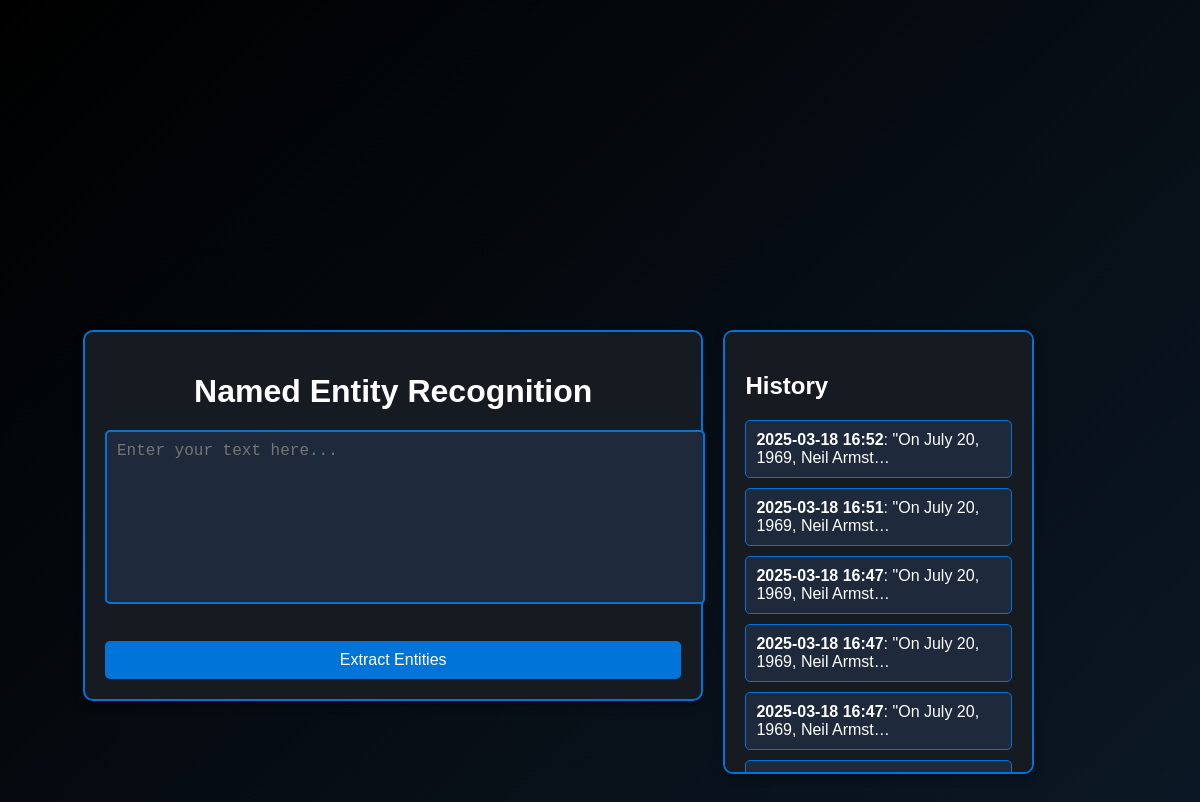
Before: / with the older database file.
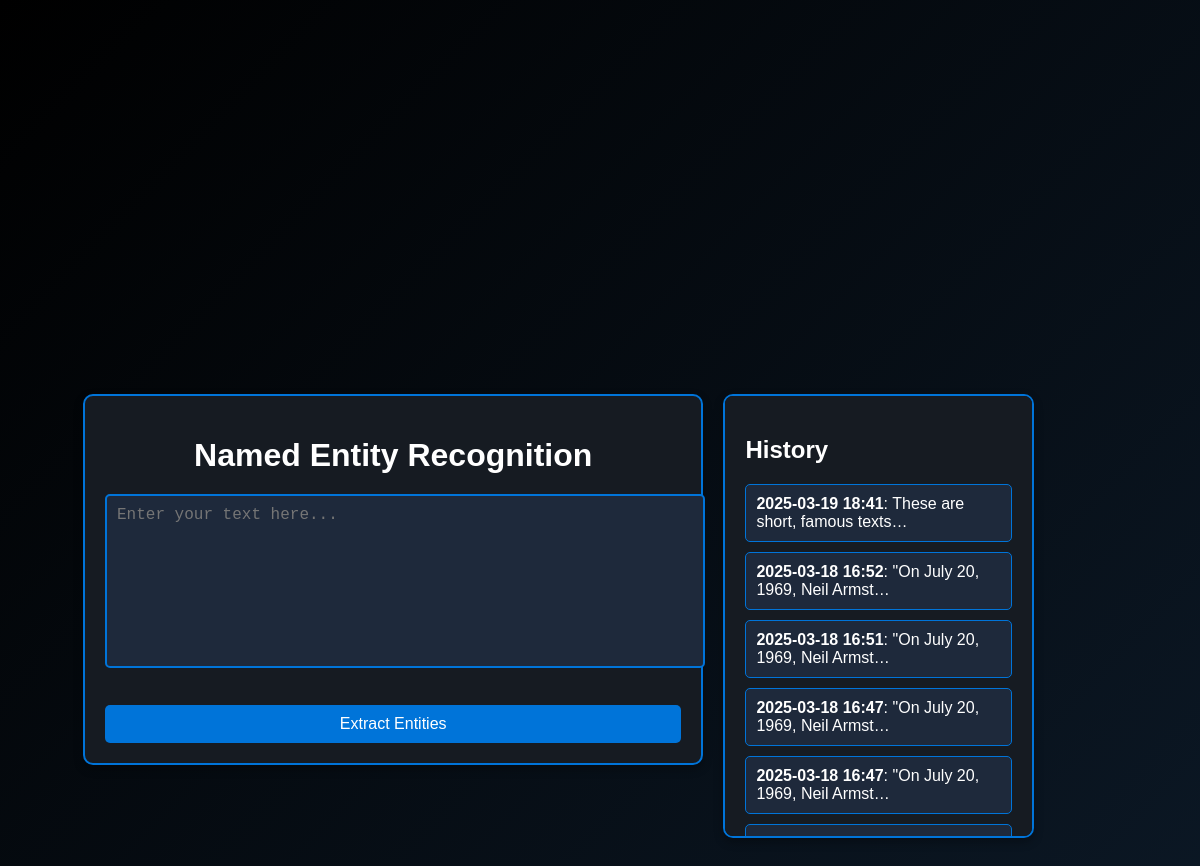
After: the same page with the newer database file.
### ner_app/models.py (models this page shows, shortened)
class QueryHistory(models.Model):
    text = models.TextField()  # Текст запроса
    entities = models.JSONField(default=list)  # Извлеченные сущности (в формате JSON)
    created_at = models.DateTimeField(auto_now_add=True)  # Время создания записи

### ner_app/views.py (the view)
# urls.py: path('', views.index, name='index'),
def index(request):
    history = QueryHistory.objects.only("text", "entities", "created_at").order_by('-created_at')[:10]
    return render(request, 'index.html', {'history': history})

### templates/index.html (shortened to what this page needs)
<!DOCTYPE html>
<html lang="en">
<head>
</head>
<body>
    <div class="main-container">
        <div class="left-panel">
            <div class="container">
                <h1>Named Entity Recognition</h1>
                <form action="{% url 'extract_entities' %}" method="post">
                    <textarea name="text" rows="10" cols="50" placeholder="Enter your text here..."></textarea><br><br>
                    <button type="submit">Extract Entities</button>
                </form>
            </div>
        </div>
        <div class="right-panel">
            <div class="history-container">
                <h2>History</h2>
                {% if history %}
                <div>
                    {% for item in history %}
                    <div class="history-item" onclick="showDetails('{{ item.text }}', {{ item.entities|safe }})">
                        <strong>{{ item.created_at|date:"Y-m-d H:i" }}</strong>: {{ item.text|truncatechars:30 }}
                    </div>
                    {% endfor %}
                </div>
                {% else %}
                <p>No history available.</p>
                {% endif %}
            </div>
        </div>
    </div>
</body>
</html>

### templates/index.html (style rules this page uses)
body { margin: 0; font-family: Arial, sans-serif; background: linear-gradient(to bottom right, #000000, #0d1b2a); color: white; display: flex; align-items: center; justify-content: center; min-height: 100vh; }
.main-container { display: flex; gap: 20px; }
.left-panel { width: 60%; }
.container { background-color: #161b22; border: 2px solid #0074D9; border-radius: 10px; padding: 20px; box-shadow: 0 4px 10px rgba(0, 0, 0, 0.3); }
h1 { text-align: center; color: #ffffff; margin-bottom: 20px; }
textarea { width: 100%; height: 150px; padding: 10px; border: 2px solid #0074D9; border-radius: 5px; background-color: #1e293b; color: white; font-size: 16px; resize: none; }
button { margin-top: 15px; width: 100%; padding: 10px; background-color: #0074D9; color: white; border: none; border-radius: 5px; font-size: 16px; cursor: pointer; transition: background-color 0.3s ease; }
.right-panel { width: 30%; }
.history-container { background-color: #161b22; border: 2px solid #0074D9; border-radius: 10px; padding: 20px; box-shadow: 0 4px 10px rgba(0, 0, 0, 0.3); max-height: 400px; overflow-y: auto; }
.history-item { background-color: #1e293b; border: 1px solid #0074D9; border-radius: 5px; padding: 10px; margin-bottom: 10px; cursor: pointer; transition: background-color 0.3s ease; }

Changed rows visible on the page:
no longer on this page (row unchanged): QueryHistory: created_at "2025-03-18 16:47", text "\"On July 20, 1969, Neil Armst…"
added QueryHistory: created_at "2025-03-19 18:41", text "These are short, famous texts…"
